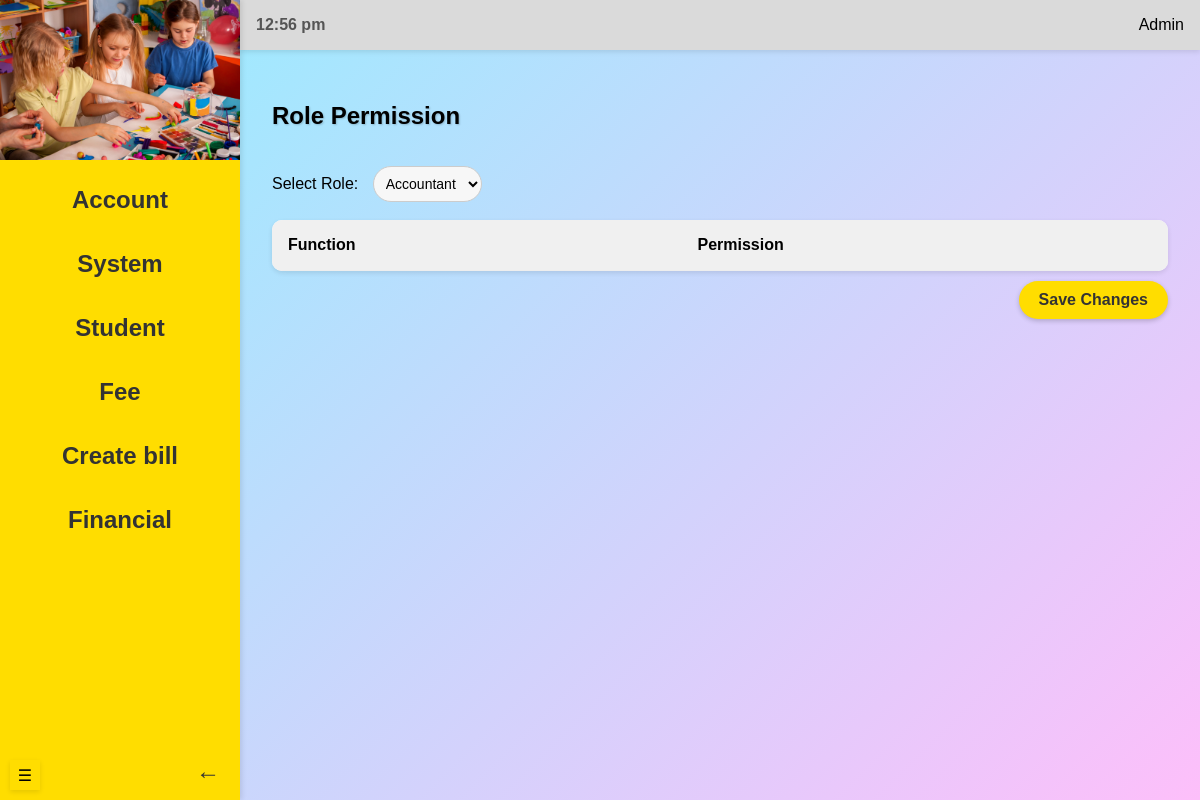
/admin/rolePermission (signed in), run on an earlier commit of the app's database.
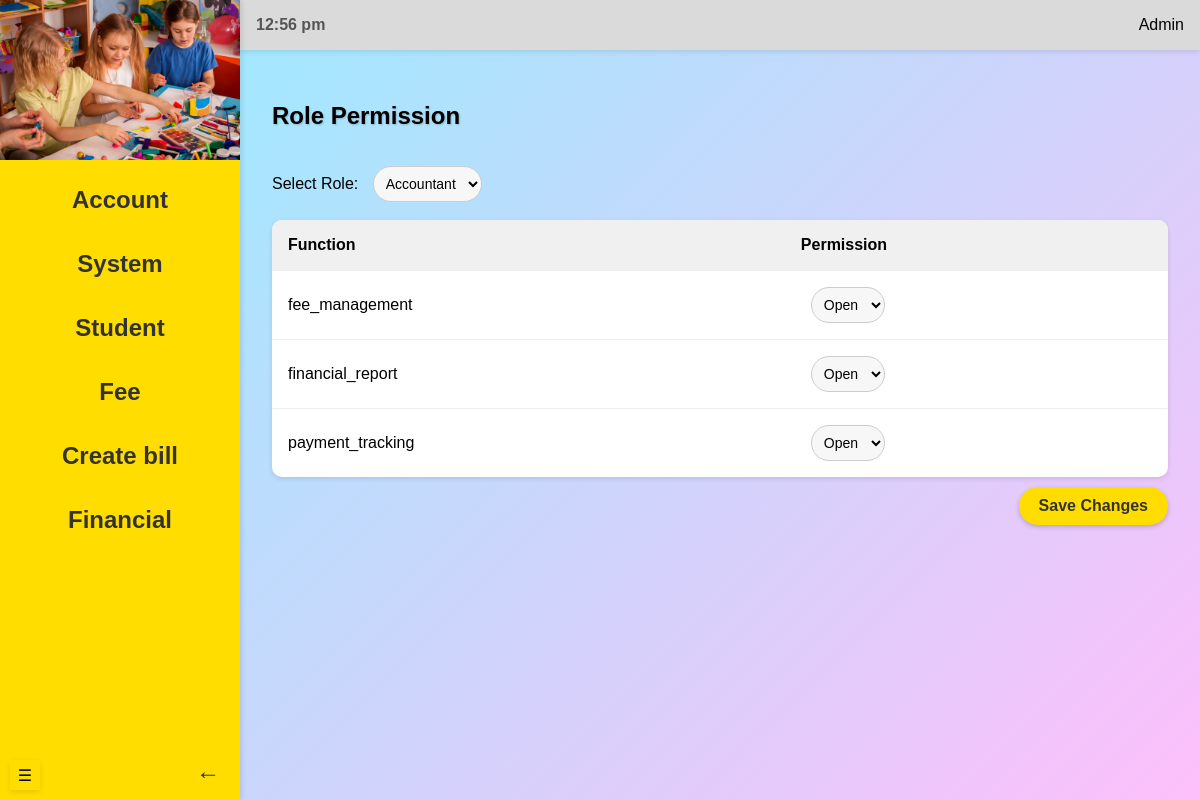
And on a later commit of the database.
### models.py (models this page shows)
class RolePermission(db.Model):
    __tablename__ = 'role_permissions'
    id = db.Column(db.Integer, primary_key=True, autoincrement=True)
    role = db.Column(
        db.Enum('accountant', 'teacher', 'parent' , 'admin', name='user_roles'),
        nullable=False
    )
    function_name = db.Column(db.String(100), nullable=False)  # Function name (e.g., "make_payment")
    is_allowed = db.Column(db.Boolean, default=True)  # Whether the role is allowed to access this function
    __table_args__ = (db.UniqueConstraint('role', 'function_name', name='unique_role_function'),)

### routes/admin_routes.py (the view, shortened to what this page needs)
@admin_blueprint.route('/rolePermission', methods=['GET', 'POST'])
@login_required
def role_permission():
    roles = ["accountant", "parent", "teacher"]
    selected_role = request.args.get("role", "accountant")
    permissions = RolePermission.query.filter_by(role=selected_role).all()
    return render_template("rolePermission.html", roles=roles, selected_role=selected_role, permissions=permissions)

### app.py (called while the page is built)
@login_manager.user_loader
def load_user(user_id):
    return User.query.get(int(user_id))

### templates/rolePermission.html (shortened to what this page needs)
{% extends "adminBase.html" %}
{% block header %}
<link rel="stylesheet" href="{{ url_for('static', filename='rolePermission.css') }}">
{% endblock %}
{% block content %}
    <section class="content">
        <div class="header-container">
            <h1>Role Permission</h1>
        </div>
        <form method="GET" action="{{ url_for('admin.role_permission') }}">
            <label for="role">Select Role:</label>
            <select id="role" name="role" onchange="this.form.submit()">
                {% for role in roles %}
                    <option value="{{ role }}" {% if role == selected_role %}selected{% endif %}>
                        {{ role.capitalize() }}
                    </option>
                {% endfor %}
            </select>
        </form>
        <br>
        <form id="permissionForm">
            <table id="permissionTable">
                <thead>
                    <tr>
                        <th>Function</th>
                        <th>Permission</th>
                    </tr>
                </thead>
                <tbody>
                    {% for permission in permissions %}
                    <tr>
                        <td>{{ permission.function_name }}</td>
                        <td>
                            <select name="permissions[{{ permission.function_name }}]">
                                <option value="true" {% if permission.is_allowed %}selected{% endif %}>Open</option>
                            </select>
                        </td>
                    </tr>
                    {% endfor %}
                </tbody>
            </table>
            <div style="text-align: right; margin-top: 10px;">
                <button type="button" class="save-btn" onclick="savePermissions()">Save Changes</button>
            </div>
        </form>
    </section>
{% endblock %}

What changed in the data, as far as the page shows it:
added RolePermission: function_name "fee_management", is_allowed+function_name "Open"
added RolePermission: function_name "financial_report", is_allowed+function_name "Open"
added RolePermission: function_name "payment_tracking", is_allowed+function_name "Open"
